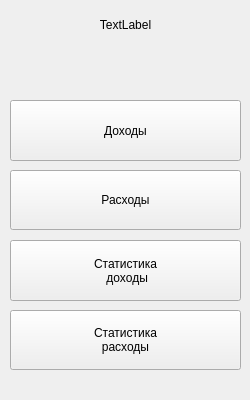
<?xml version="1.0" encoding="UTF-8"?>
<ui version="4.0">
 <class>MainWindow</class>
 <widget class="QMainWindow" name="MainWindow">
  <property name="geometry">
   <rect>
    <x>0</x>
    <y>0</y>
    <width>250</width>
    <height>400</height>
   </rect>
  </property>
  <property name="minimumSize">
   <size>
    <width>250</width>
    <height>400</height>
   </size>
  </property>
  <property name="maximumSize">
   <size>
    <width>250</width>
    <height>400</height>
   </size>
  </property>
  <property name="sizeIncrement">
   <size>
    <width>0</width>
    <height>0</height>
   </size>
  </property>
  <property name="baseSize">
   <size>
    <width>0</width>
    <height>0</height>
   </size>
  </property>
  <property name="windowTitle">
   <string>ProfiMaker</string>
  </property>
  <widget class="QWidget" name="centralwidget">
   <widget class="QPushButton" name="pushButton">
    <property name="geometry">
     <rect>
      <x>10</x>
      <y>170</y>
      <width>231</width>
      <height>60</height>
     </rect>
    </property>
    <property name="minimumSize">
     <size>
      <width>0</width>
      <height>60</height>
     </size>
    </property>
    <property name="text">
     <string>Расходы</string>
    </property>
   </widget>
   <widget class="QPushButton" name="pushButton_2">
    <property name="geometry">
     <rect>
      <x>10</x>
      <y>310</y>
      <width>231</width>
      <height>60</height>
     </rect>
    </property>
    <property name="minimumSize">
     <size>
      <width>0</width>
      <height>60</height>
     </size>
    </property>
    <property name="text">
     <string>Статистика
расходы</string>
    </property>
   </widget>
   <widget class="QLabel" name="label">
    <property name="geometry">
     <rect>
      <x>10</x>
      <y>10</y>
      <width>231</width>
      <height>31</height>
     </rect>
    </property>
    <property name="inputMethodHints">
     <set>Qt::ImhNone</set>
    </property>
    <property name="text">
     <string>TextLabel</string>
    </property>
    <property name="textFormat">
     <enum>Qt::RichText</enum>
    </property>
    <property name="alignment">
     <set>Qt::AlignCenter</set>
    </property>
   </widget>
   <widget class="QPushButton" name="pushButton_3">
    <property name="geometry">
     <rect>
      <x>10</x>
      <y>100</y>
      <width>231</width>
      <height>61</height>
     </rect>
    </property>
    <property name="text">
     <string>Доходы</string>
    </property>
   </widget>
   <widget class="QPushButton" name="pushButton_4">
    <property name="geometry">
     <rect>
      <x>10</x>
      <y>240</y>
      <width>231</width>
      <height>61</height>
     </rect>
    </property>
    <property name="text">
     <string>Статистика
 доходы</string>
    </property>
   </widget>
  </widget>
  <widget class="QMenuBar" name="menubar">
   <property name="geometry">
    <rect>
     <x>0</x>
     <y>0</y>
     <width>250</width>
     <height>21</height>
    </rect>
   </property>
   <property name="nativeMenuBar">
    <bool>true</bool>
   </property>
  </widget>
 </widget>
 <resources/>
 <connections/>
</ui>
